Frame 1 (no input): blank canvas, image omitted
Frame 60 (no input): blank canvas, image omitted
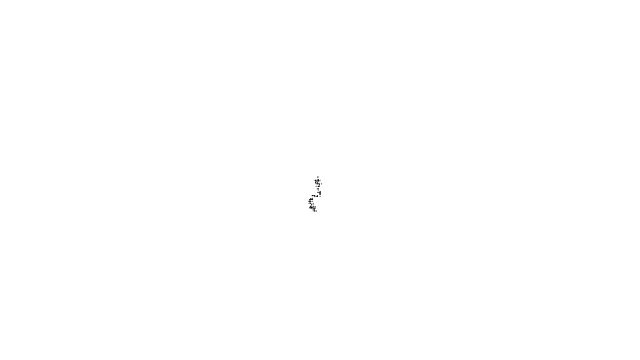
Frame 120 (the mouse pressed at the canvas centre since frame 60)

The p5.js sketch whose frames 1 and 60 were blank and that drew this single picture after the mouse press (run headless with seeded random() and noise() and a simulated clock; from frame 60 on, the mouse is pressed at the canvas centre):

// p5.js sketch
// ── sketch.js
var walker;

function Walker(){
  this.x = width/2;
  this.y = height/2;
}

Walker.prototype.step = function() {
  var r = random(1);
  var step = randomGaussian(1, 1);

  if(r < .25){
    this.x = this.x + step;
  }else if(r < .5){
    this.x = this.x - step;
  }else if(r < .75){
    this.y = this.y + step;
  }else{
    this.y = this.y - step;
  }
};

Walker.prototype.display = function() {
  stroke(0);
  point(this.x, this.y);
}

function setup() {
  // put setup code here
  createCanvas(640, 360);

  walker = new Walker();
  background(255);
}

function draw() {
  // put drawing code here
  walker.step();
  walker.display();
}
